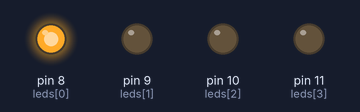
A sketch run on a simulated Arduino Uno, built with avr-gcc and run on an emulated ATmega328P. On the bench: output pins drawn as LEDs (lit = HIGH).

Above: at 0.07 s.
At 0.6 s:
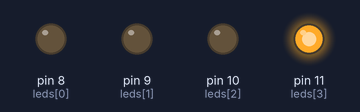
At 0.97 s:
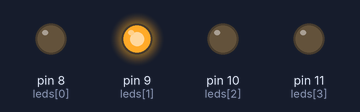
At 1.35 s:
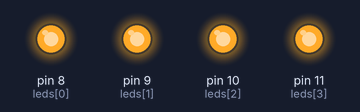
At 2.17 s:
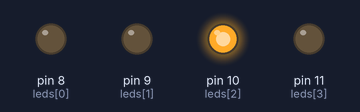
At 3.45 s:
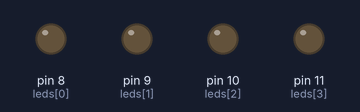
Timing chart, 0 to 4.1 s (numbered marks = the images above):
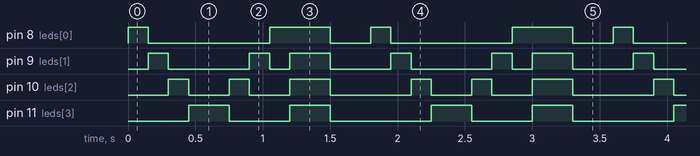

The sketch:

Patterns.ino
```cpp
/*
  Patterns
  --------
  Demonstrates how to create repeating LED patterns.
  Uses loops and arrays to build structured light effects.

  Hardware setup:
  - 4 LEDs connected to pins 8, 9, 10, and 11 (each with 220Ω resistors(does not matter))
*/

int leds[] = {8, 9, 10, 11};
int numLeds = 4;

void setup() {
  for (int i = 0; i < numLeds; i++) {
    pinMode(leds[i], OUTPUT);
  }
}

void loop() {
  // Pattern 1: Forward chase
  for (int i = 0; i < numLeds; i++) {
    digitalWrite(leds[i], HIGH);
    delay(150);
    digitalWrite(leds[i], LOW);
  }

  // Pattern 2: Reverse chase
  for (int i = numLeds - 1; i >= 0; i--) {
    digitalWrite(leds[i], HIGH);
    delay(150);
    digitalWrite(leds[i], LOW);
  }

  // Pattern 3: Blink all LEDs
  for (int i = 0; i < numLeds; i++) {
    digitalWrite(leds[i], HIGH);
  }
  delay(300);
  for (int i = 0; i < numLeds; i++) {
    digitalWrite(leds[i], LOW);
  }
  delay(300);
}
```

Measured:
- by itself, pin 8 (leds[0]): repeats every 1.8 s: LOW 0.90 s, HIGH 0.45 s, LOW 0.30 s, HIGH 0.15 s
- by itself, pin 9 (leds[1]): repeats every 1.8 s: LOW 0.60 s, HIGH 0.15 s, LOW 0.15 s, HIGH 0.30 s, LOW 0.45 s, HIGH 0.15 s
- by itself, pin 10 (leds[2]): repeats every 1.8 s: LOW 0.30 s, HIGH 0.15 s, LOW 0.30 s, HIGH 0.30 s, LOW 0.60 s, HIGH 0.15 s
- by itself, pin 11 (leds[3]): repeats every 1.8 s: LOW 0.45 s, HIGH 0.30 s, LOW 0.75 s, HIGH 0.30 s
